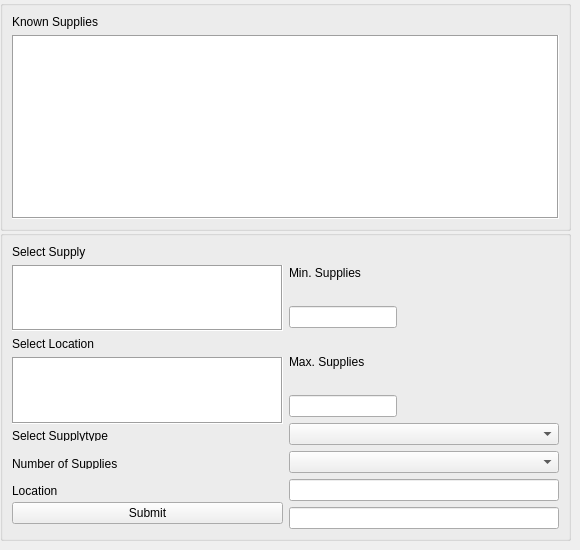
    <widget class="QWidget" name="Supplies_Tab">
     <attribute name="title">
      <string>Supply Management</string>
     </attribute>
     <widget class="QGroupBox" name="horizontalGroupBox">
      <property name="geometry">
       <rect>
        <x>0</x>
        <y>230</y>
        <width>571</width>
        <height>311</height>
       </rect>
      </property>
      <layout class="QHBoxLayout" name="horizontalLayout_3">
       <item>
        <layout class="QVBoxLayout" name="verticalLayout_2">
         <property name="topMargin">
          <number>0</number>
         </property>
         <property name="bottomMargin">
          <number>5</number>
         </property>
         <item>
          <widget class="QLabel" name="SelectSupplyLabel">
           <property name="text">
            <string>Select Supply</string>
           </property>
          </widget>
         </item>
         <item>
          <widget class="QListWidget" name="selectSupplyField">
           <property name="sizePolicy">
            <sizepolicy hsizetype="Preferred" vsizetype="Preferred">
             <horstretch>0</horstretch>
             <verstretch>0</verstretch>
            </sizepolicy>
           </property>
           <property name="frameShape">
            <enum>QFrame::Box</enum>
           </property>
           <property name="selectionMode">
            <enum>QAbstractItemView::MultiSelection</enum>
           </property>
          </widget>
         </item>
         <item>
          <widget class="QLabel" name="SelectLocationLabel_3">
           <property name="text">
            <string>Select Location</string>
           </property>
          </widget>
         </item>
         <item>
          <widget class="QListWidget" name="selectLocationField">
           <property name="sizePolicy">
            <sizepolicy hsizetype="Preferred" vsizetype="Preferred">
             <horstretch>0</horstretch>
             <verstretch>0</verstretch>
            </sizepolicy>
           </property>
           <property name="frameShape">
            <enum>QFrame::Box</enum>
           </property>
           <property name="selectionMode">
            <enum>QAbstractItemView::MultiSelection</enum>
           </property>
          </widget>
         </item>
         <item>
          <layout class="QVBoxLayout" name="verticalLayout_4">
           <property name="spacing">
            <number>17</number>
           </property>
           <property name="sizeConstraint">
            <enum>QLayout::SetNoConstraint</enum>
           </property>
           <item>
            <widget class="QLabel" name="DiseaseLabel_2">
             <property name="sizePolicy">
              <sizepolicy hsizetype="Expanding" vsizetype="Preferred">
               <horstretch>0</horstretch>
               <verstretch>0</verstretch>
              </sizepolicy>
             </property>
             <property name="text">
              <string>Select Supplytype</string>
             </property>
            </widget>
           </item>
           <item>
            <widget class="QLabel" name="QuantityLabel_2">
             <property name="text">
              <string>Number of Supplies</string>
             </property>
            </widget>
           </item>
           <item>
            <widget class="QLabel" name="LocationLabel_2">
             <property name="text">
              <string>Location</string>
             </property>
            </widget>
           </item>
          </layout>
         </item>
         <item>
          <widget class="QPushButton" name="SubmitSupplyButton">
           <property name="text">
            <string>Submit</string>
           </property>
           <property name="flat">
            <bool>false</bool>
           </property>
          </widget>
         </item>
        </layout>
       </item>
       <item>
        <layout class="QVBoxLayout" name="verticalLayout">
         <property name="topMargin">
          <number>0</number>
         </property>
         <property name="bottomMargin">
          <number>0</number>
         </property>
         <item>
          <widget class="QLabel" name="MinSupplyLabel">
           <property name="text">
            <string>Min. Supplies</string>
           </property>
          </widget>
         </item>
         <item>
          <widget class="QLineEdit" name="minSupplyField">
           <property name="sizePolicy">
            <sizepolicy hsizetype="Fixed" vsizetype="Fixed">
             <horstretch>0</horstretch>
             <verstretch>0</verstretch>
            </sizepolicy>
           </property>
          </widget>
         </item>
         <item>
          <widget class="QLabel" name="MaxSupplyLabel">
           <property name="text">
            <string>Max. Supplies</string>
           </property>
          </widget>
         </item>
         <item>
          <widget class="QLineEdit" name="maxSupplyField">
           <property name="sizePolicy">
            <sizepolicy hsizetype="Fixed" vsizetype="Fixed">
             <horstretch>0</horstretch>
             <verstretch>0</verstretch>
            </sizepolicy>
           </property>
          </widget>
         </item>
         <item>
          <widget class="QComboBox" name="provinceComboBox_3">
           <property name="sizePolicy">
            <sizepolicy hsizetype="Expanding" vsizetype="Fixed">
             <horstretch>0</horstretch>
             <verstretch>0</verstretch>
            </sizepolicy>
           </property>
          </widget>
         </item>
         <item>
          <layout class="QVBoxLayout" name="verticalLayout_3" stretch="0,0,0">
           <property name="topMargin">
            <number>0</number>
           </property>
           <property name="bottomMargin">
            <number>0</number>
           </property>
           <item>
            <widget class="QComboBox" name="SupplyComboBox">
             <property name="sizePolicy">
              <sizepolicy hsizetype="Expanding" vsizetype="Fixed">
               <horstretch>0</horstretch>
               <verstretch>0</verstretch>
              </sizepolicy>
             </property>
             <property name="sizeIncrement">
              <size>
               <width>0</width>
               <height>0</height>
              </size>
             </property>
             <property name="baseSize">
              <size>
               <width>80</width>
               <height>0</height>
              </size>
             </property>
            </widget>
           </item>
           <item>
            <widget class="QLineEdit" name="NumberOfCasesEdit_2">
             <property name="sizePolicy">
              <sizepolicy hsizetype="Preferred" vsizetype="Fixed">
               <horstretch>0</horstretch>
               <verstretch>0</verstretch>
              </sizepolicy>
             </property>
            </widget>
           </item>
           <item>
            <widget class="QLineEdit" name="LocationEdit_2">
             <property name="enabled">
              <bool>true</bool>
             </property>
             <property name="sizePolicy">
              <sizepolicy hsizetype="Preferred" vsizetype="Fixed">
               <horstretch>0</horstretch>
               <verstretch>0</verstretch>
              </sizepolicy>
             </property>
            </widget>
           </item>
          </layout>
         </item>
        </layout>
       </item>
      </layout>
     </widget>
     <widget class="QGroupBox" name="verticalGroupBox_5">
      <property name="geometry">
       <rect>
        <x>0</x>
        <y>0</y>
        <width>571</width>
        <height>231</height>
       </rect>
      </property>
      <layout class="QVBoxLayout" name="verticalLayout_5">
       <item>
        <widget class="QLabel" name="KnownSupplyLabel">
         <property name="text">
          <string>Known Supplies</string>
         </property>
        </widget>
       </item>
       <item>
        <widget class="QTableWidget" name="knownSuppliesTable">
         <property name="toolTip">
          <string>Double Click To Edit Selection</string>
         </property>
         <property name="frameShape">
          <enum>QFrame::Box</enum>
         </property>
         <property name="frameShadow">
          <enum>QFrame::Sunken</enum>
         </property>
         <property name="editTriggers">
          <set>QAbstractItemView::DoubleClicked</set>
         </property>
         <property name="selectionMode">
          <enum>QAbstractItemView::SingleSelection</enum>
         </property>
        </widget>
       </item>
      </layout>
     </widget>
    </widget>
